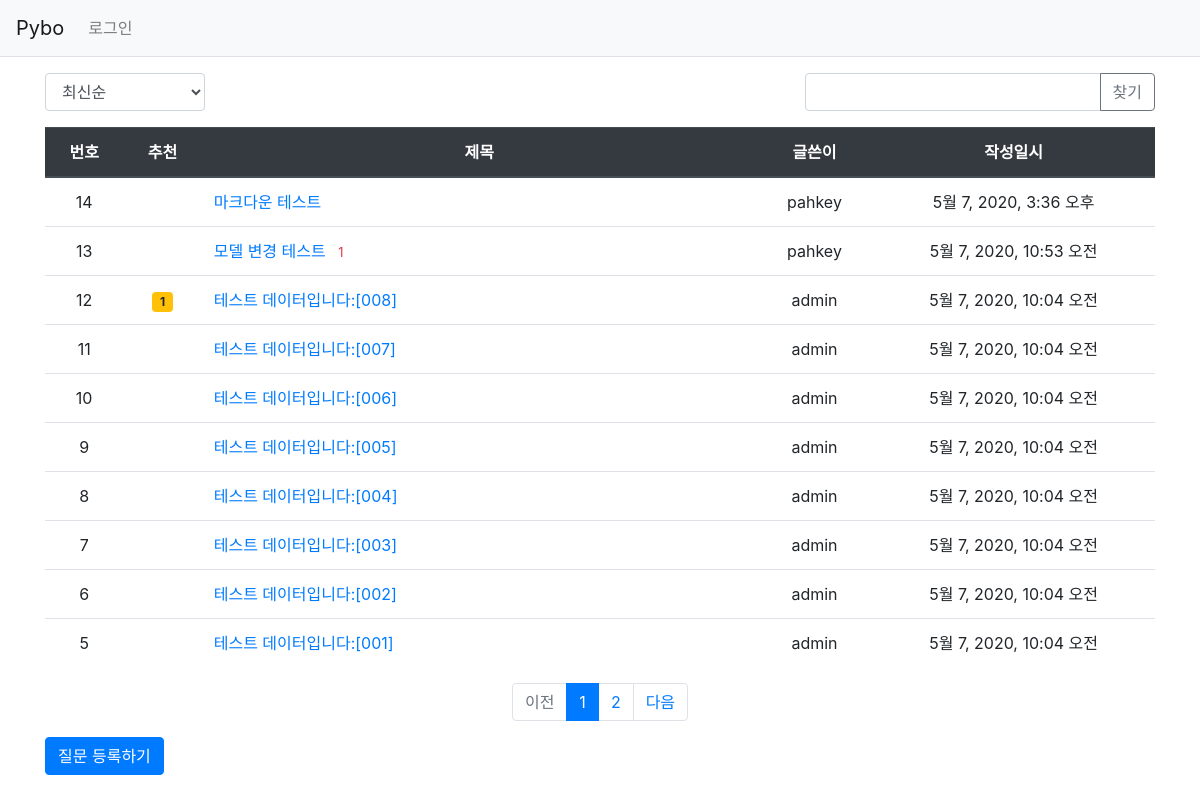
Screenshot of /pybo/ with the database file from the repository.
### pybo/models.py (models this page shows, shortened)
class Question(models.Model):
    author = models.ForeignKey(User, on_delete=models.CASCADE, related_name='author_question')
    subject = models.CharField(max_length=200)
    content = models.TextField()
    create_date = models.DateTimeField()
    modify_date = models.DateTimeField(null=True, blank=True)
    voter = models.ManyToManyField(User, related_name='voter_question')

### pybo/views/base_views.py (the view, shortened to what this page needs)
# urls.py: path('', base_views.index, name='index'),  # '/' 에 해당되는 path
def index(request):
    page = request.GET.get('page', '1')  # 페이지
    kw = request.GET.get('kw', '')  # 검색어
    so = request.GET.get('so', 'recent')  # 정렬기준
    if so == 'recommend':
        question_list = Question.objects.annotate(num_voter=Count('voter')).order_by('-num_voter', '-create_date')
    elif so == 'popular':
        question_list = Question.objects.annotate(num_answer=Count('answer')).order_by('-num_answer', '-create_date')
    else:  # recent
        question_list = Question.objects.order_by('-create_date')
    paginator = Paginator(question_list, 10)  # 페이지당 10개씩 보여주기
    page_obj = paginator.get_page(page)
    context = {'question_list': page_obj, 'page': page, 'kw': kw, 'so': so}  # <------ so 추가
    return render(request, 'pybo/question_list.html', context)

### pybo/templatetags/pybo_filter.py (called while the page is built)
@register.filter
def sub(value, arg):
    return value - arg

### templates/pybo/question_list.html (shortened to what this page needs)
{% extends 'base.html' %}
{% load pybo_filter %}
{% block content %}
<div class="container my-3">
    <div class="row justify-content-between my-3">
        <div class="col-2">
            <select class="form-control so">
                <option value="recent" {% if so == 'recent' %}selected{% endif %}>최신순</option>
            </select>
        </div>
        <div class="col-4 input-group">
            <input type="text" class="form-control kw" value="{{ kw|default_if_none:'' }}">
            <div class="input-group-append">
                <button class="btn btn-outline-secondary" type="button" id="btn_search">찾기</button>
            </div>
        </div>
    </div>
    <table class="table">
        <thead>
        <tr class="text-center thead-dark">
            <th>번호</th>
            <th>추천</th>
            <th style="width:50%">제목</th>
            <th>글쓴이</th>
            <th>작성일시</th>
        </tr>
        </thead>
        <tbody>
        {% if question_list %}
        {% for question in question_list %}
        <tr class="text-center">
            <td>
                {{ question_list.paginator.count|sub:question_list.start_index|sub:forloop.counter0|add:1 }}
            </td>
            <td>
                {% if question.voter.all.count > 0 %}
                <span class="badge badge-warning px-2 py-1">{{ question.voter.all.count }}</span>
                {% endif %}
            </td>
            <td class="text-left">
                <a href="{% url 'pybo:detail' question.id %}">{{ question.subject }}</a>
                {% if question.answer_set.count > 0 %}
                <span class="text-danger small ml-2">{{ question.answer_set.count }}</span>
                {% endif %}
            </td>
            <td>{{ question.author.username }}</td>
            <td>{{ question.create_date }}</td>
        </tr>
        {% endfor %}
        {% else %}
        <tr>
            <td colspan="3">질문이 없습니다.</td>
        </tr>
        {% endif %}
        </tbody>
    </table>
    <ul class="pagination justify-content-center">
        {% if question_list.has_previous %}
        <li class="page-item">
            <a class="page-link" data-page="{{ question_list.previous_page_number }}" href="#">이전</a>
        </li>
        {% else %}
        <li class="page-item disabled">
            <a class="page-link" tabindex="-1" aria-disabled="true" href="#">이전</a>
        </li>
        {% endif %}
        {% for page_number in question_list.paginator.page_range %}
        {% if page_number >= question_list.number|add:-5 and page_number <= question_list.number|add:5 %}
            {% if page_number == question_list.number %}
            <li class="page-item active" aria-current="page">
                <a class="page-link" data-page="{{ page_number }}" href="#">{{ page_number }}</a>
            </li>
            {% else %}
            <li class="page-item">
                <a class="page-link" data-page="{{ page_number }}" href="#">{{ page_number }}</a>
            </li>
            {% endif %}
        {% endif %}
        {% endfor %}
        {% if question_list.has_next %}
        <li class="page-item">
            <a class="page-link" data-page="{{ question_list.next_page_number }}" href="#">다음</a>
        </li>
        {% else %}
        <li class="page-item disabled">
            <a class="page-link" tabindex="-1" aria-disabled="true" href="#">다음</a>
        </li>
        {% endif %}
    </ul>
    <a href="{% url 'pybo:question_create' %}" class="btn btn-primary">질문 등록하기</a>
</div>
{% endblock %}

### templates/base.html (shortened to what this page needs)
{% load static %}
<!doctype html>
<html lang="ko">
<head>
    <link rel="stylesheet" type="text/css" href="{% static 'bootstrap.min.css' %}">
    <link rel="stylesheet" type="text/css" href="{% static 'style.css' %}">
</head>
<body>
{% include "navbar.html" %}
{% block content %}
{% endblock %}
</body>
</html>

### templates/navbar.html (shortened to what this page needs)
<nav class="navbar navbar-expand-lg navbar-light bg-light border-bottom">
    <a class="navbar-brand" href="{% url 'pybo:index' %}">Pybo</a>
    <div class="collapse navbar-collapse flex-grow-0" id="navbarNav">
        <ul class="navbar-nav">
            <li class="nav-item ">
                {% if user.is_authenticated %}
                <a class="nav-link" href="{% url 'common:logout' %}">{{ user.username }} (로그아웃)</a>
                {% else %}
                <a class="nav-link" href="{% url 'common:login' %}">로그인</a>
                {% endif %}
            </li>
        </ul>
    </div>
</nav>

### rows the page displays
Question: paginator.count|sub "14", subject "마크다운 테스트", author.username "pahkey", create_date "5월 7, 2020, 3:36 오후"
Question: paginator.count|sub "13", subject "모델 변경 테스트", answer_set.count "1", author.username "pahkey", create_date "5월 7, 2020, 10:53 오전"
Question: paginator.count|sub "12", voter.all.count "1", subject "테스트 데이터입니다:[008]", author.username "admin", create_date "5월 7, 2020, 10:04 오전"
Question: paginator.count|sub "11", subject "테스트 데이터입니다:[007]", author.username "admin", create_date "5월 7, 2020, 10:04 오전"
Question: paginator.count|sub "10", subject "테스트 데이터입니다:[006]", author.username "admin", create_date "5월 7, 2020, 10:04 오전"
Question: paginator.count|sub "9", subject "테스트 데이터입니다:[005]", author.username "admin", create_date "5월 7, 2020, 10:04 오전"
Question: paginator.count|sub "8", subject "테스트 데이터입니다:[004]", author.username "admin", create_date "5월 7, 2020, 10:04 오전"
Question: paginator.count|sub "7", subject "테스트 데이터입니다:[003]", author.username "admin", create_date "5월 7, 2020, 10:04 오전"
Question: paginator.count|sub "6", subject "테스트 데이터입니다:[002]", author.username "admin", create_date "5월 7, 2020, 10:04 오전"
Question: paginator.count|sub "5", subject "테스트 데이터입니다:[001]", author.username "admin", create_date "5월 7, 2020, 10:04 오전"

### other values shown
{{ page_number }} "1"
{{ page_number }} "2"
